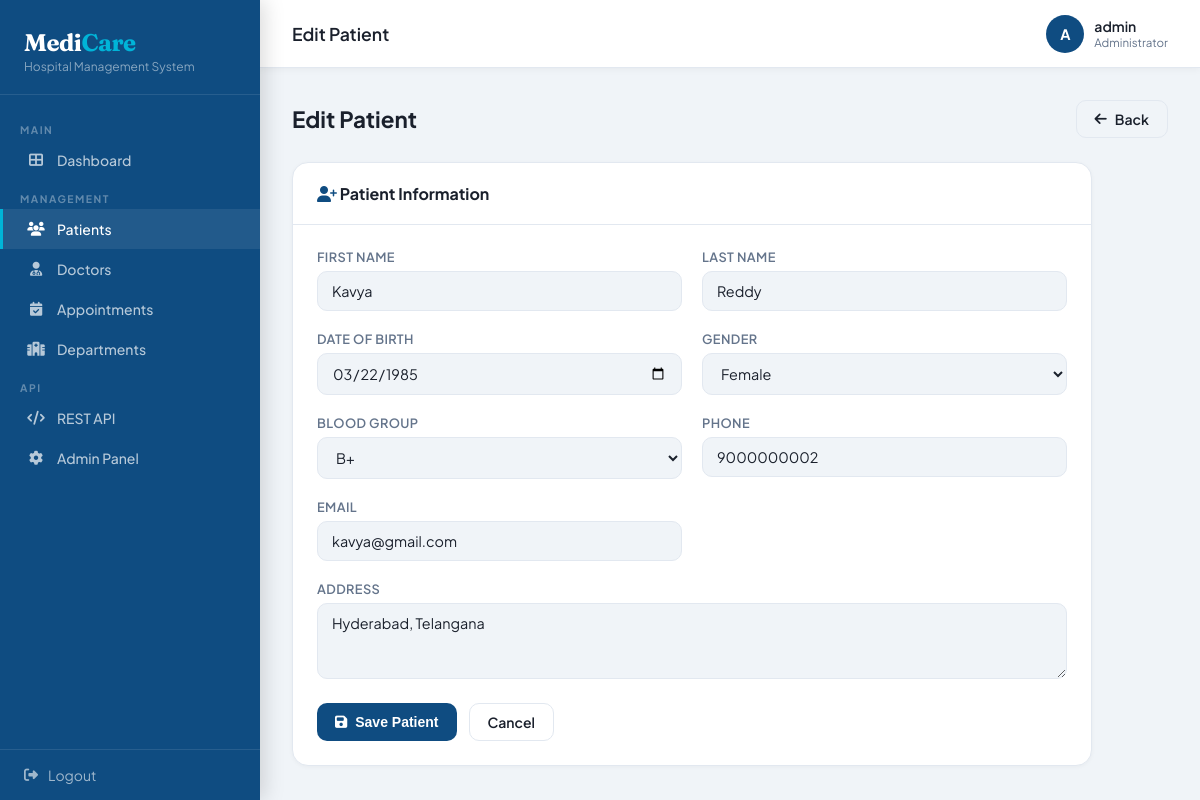
Screenshot of /patients/2/edit/ (signed in) with the database file from the repository.
### patients/models.py (models this page shows, shortened)
class Patient(models.Model):
    GENDER_CHOICES = [('M', 'Male'), ('F', 'Female'), ('O', 'Other')]
    BLOOD_CHOICES = [('A+','A+'),('A-','A-'),('B+','B+'),('B-','B-'),
                     ('AB+','AB+'),('AB-','AB-'),('O+','O+'),('O-','O-')]
    first_name    = models.CharField(max_length=100)
    last_name     = models.CharField(max_length=100)
    date_of_birth = models.DateField()
    gender        = models.CharField(max_length=1, choices=GENDER_CHOICES)
    blood_group   = models.CharField(max_length=3, choices=BLOOD_CHOICES)
    phone         = models.CharField(max_length=15)
    email         = models.EmailField(blank=True)
    address       = models.TextField()
    created_at    = models.DateTimeField(auto_now_add=True)

### patients/views.py (the view)
# urls.py: path('<int:pk>/edit/', views.patient_edit,  name='patient_edit'),
@login_required
def patient_edit(request, pk):
    patient = get_object_or_404(Patient, pk=pk)
    form = PatientForm(request.POST or None, instance=patient)
    if form.is_valid():
        form.save()
        messages.success(request, 'Patient updated successfully!')
        return redirect('patient_detail', pk=pk)
    return render(request, 'patients/form.html', {'form': form, 'title': 'Edit Patient'})

### patients/forms.py
class PatientForm(forms.ModelForm):
    class Meta:
        model = Patient
        fields = '__all__'
        widgets = {
            'date_of_birth': forms.DateInput(attrs={'type': 'date'}),
            'address': forms.Textarea(attrs={'rows': 3}),
        }

### patients/templates/patients/form.html (shortened to what this page needs)
{% extends 'core/base.html' %}
{% block page_title %}{{ title }}{% endblock %}
{% block content %}
<div class="page-header">
  <h2>{{ title }}</h2>
  <a href="{% url 'patient_list' %}" class="btn btn-outline"><i class="fas fa-arrow-left"></i> Back</a>
</div>
<div class="card" style="max-width:800px;">
  <div class="card-header"><span class="card-title"><i class="fas fa-user-plus" style="color:var(--primary)"></i> Patient Information</span></div>
  <div class="card-body">
    <form method="POST">
      <div class="form-grid">
        <div class="form-group">
          <label>First Name</label>
          {{ form.first_name }}
        </div>
        <div class="form-group">
          <label>Last Name</label>
          {{ form.last_name }}
        </div>
        <div class="form-group">
          <label>Date of Birth</label>
          {{ form.date_of_birth }}
        </div>
        <div class="form-group">
          <label>Gender</label>
          {{ form.gender }}
        </div>
        <div class="form-group">
          <label>Blood Group</label>
          {{ form.blood_group }}
        </div>
        <div class="form-group">
          <label>Phone</label>
          {{ form.phone }}
        </div>
        <div class="form-group">
          <label>Email</label>
          {{ form.email }}
        </div>
        <div class="form-group full">
          <label>Address</label>
          {{ form.address }}
        </div>
      </div>
      <div style="display:flex;gap:12px;margin-top:24px;">
        <button type="submit" class="btn btn-primary"><i class="fas fa-save"></i> Save Patient</button>
        <a href="{% url 'patient_list' %}" class="btn btn-outline">Cancel</a>
      </div>
    </form>
  </div>
</div>
{% endblock %}

### core/templates/core/base.html (shortened to what this page needs)
<!DOCTYPE html>
<html lang="en">
<head>
<link href="https://cdnjs.cloudflare.com/ajax/libs/font-awesome/6.4.0/css/all.min.css" rel="stylesheet">
</head>
<body>
{% if user.is_authenticated %}
<aside class="sidebar">
  <div class="sidebar-brand">
    <h1>Medi<span>Care</span></h1>
    <p>Hospital Management System</p>
  </div>
  <nav class="sidebar-nav">
    <div class="nav-section">Main</div>
    <a href="{% url 'dashboard' %}" class="nav-item {% if request.resolver_match.url_name == 'dashboard' %}active{% endif %}">
      <i class="fas fa-th-large"></i> Dashboard
    </a>
    <div class="nav-section">Management</div>
    <a href="{% url 'patient_list' %}" class="nav-item {% if 'patient' in request.resolver_match.url_name %}active{% endif %}">
      <i class="fas fa-users"></i> Patients
    </a>
    <a href="{% url 'doctor_list' %}" class="nav-item {% if 'doctor' in request.resolver_match.url_name %}active{% endif %}">
      <i class="fas fa-user-md"></i> Doctors
    </a>
    <a href="{% url 'appointment_list' %}" class="nav-item {% if 'appointment' in request.resolver_match.url_name %}active{% endif %}">
      <i class="fas fa-calendar-check"></i> Appointments
    </a>
    <a href="{% url 'department_list' %}" class="nav-item {% if 'department' in request.resolver_match.url_name %}active{% endif %}">
      <i class="fas fa-hospital"></i> Departments
    </a>
    <div class="nav-section">API</div>
    <a href="/api/" class="nav-item" target="_blank">
      <i class="fas fa-code"></i> REST API
    </a>
    <a href="/admin/" class="nav-item" target="_blank">
      <i class="fas fa-cog"></i> Admin Panel
    </a>
  </nav>
  <div class="sidebar-footer">
    <a href="{% url 'logout' %}"><i class="fas fa-sign-out-alt"></i> Logout</a>
  </div>
</aside>
{% endif %}
<div class="main">
  {% if user.is_authenticated %}
  <header class="topbar">
    <div class="topbar-title">{% block page_title %}Dashboard{% endblock %}</div>
    <div class="topbar-right">
      <div class="topbar-user">
        <div class="avatar">{{ user.username|slice:":1"|upper }}</div>
        <div>
          <div class="user-name">{{ user.username }}</div>
          <div style="font-size:.72rem;color:var(--muted)">Administrator</div>
        </div>
      </div>
    </div>
  </header>
  {% endif %}
  <div class="content">
    {% block content %}{% endblock %}
  </div>
</div>
</body>
</html>

### core/templates/core/base.html (style rules this page uses)
:root { --primary: #0f4c81; --primary-light: #1a6bb5; --accent: #00b4d8; --accent2: #06d6a0; --danger: #ef233c; --warning: #f9c74f; --bg: #f0f4f8; --card: #ffffff; --text: #1a202c; --muted: #64748b; --border: #e2e8f0; --sidebar-w: 260px; }
* { box-sizing: border-box; margin: 0; padding: 0; }
body { font-family: 'Plus Jakarta Sans', sans-serif; background: var(--bg); color: var(--text); display: flex; min-height: 100vh; }
.sidebar { width: var(--sidebar-w); background: var(--primary); position: fixed; top: 0; left: 0; height: 100vh; display: flex; flex-direction: column; z-index: 100; box-shadow: 4px 0 20px rgba(0,0,0,.15); }
.sidebar-brand { padding: 28px 24px 20px; border-bottom: 1px solid rgba(255,255,255,.1); }
.sidebar-brand h1 { font-family: 'Fraunces', serif; color: #fff; font-size: 1.5rem; letter-spacing: -.5px; }
.sidebar-brand span { color: var(--accent); }
.sidebar-brand p { color: rgba(255,255,255,.5); font-size: .75rem; margin-top: 2px; }
.sidebar-nav { flex: 1; padding: 16px 0; overflow-y: auto; }
.nav-section { padding: 12px 20px 4px; font-size: .65rem; font-weight: 700; letter-spacing: 1.5px; color: rgba(255,255,255,.35); text-transform: uppercase; }
.nav-item { display: flex; align-items: center; gap: 12px; padding: 11px 24px; color: rgba(255,255,255,.7); text-decoration: none; font-size: .875rem; font-weight: 500; transition: all .2s; border-left: 3px solid transparent; }
.nav-item:hover, .nav-item.active { background: rgba(255,255,255,.08); color: #fff; border-left-color: var(--accent); }
.nav-item i { width: 18px; text-align: center; }
.sidebar-footer { padding: 16px 24px; border-top: 1px solid rgba(255,255,255,.1); }
.sidebar-footer a { display: flex; align-items: center; gap: 10px; color: rgba(255,255,255,.6); font-size: .875rem; text-decoration: none; }
.main { margin-left: var(--sidebar-w); flex: 1; display: flex; flex-direction: column; min-height: 100vh; }
.topbar { background: var(--card); padding: 0 32px; height: 68px; display: flex; align-items: center; justify-content: space-between; border-bottom: 1px solid var(--border); position: sticky; top: 0; z-index: 50; box-shadow: 0 1px 8px rgba(0,0,0,.05); }
.topbar-title { font-size: 1.1rem; font-weight: 600; color: var(--text); }
.topbar-right { display: flex; align-items: center; gap: 16px; }
.topbar-user { display: flex; align-items: center; gap: 10px; }
.avatar { width: 38px; height: 38px; border-radius: 50%; background: var(--primary); color: #fff; display: flex; align-items: center; justify-content: center; font-weight: 700; font-size: .9rem; }
.user-name { font-size: .875rem; font-weight: 600; }
.content { padding: 32px; flex: 1; }
.card { background: var(--card); border-radius: 16px; border: 1px solid var(--border); box-shadow: 0 1px 4px rgba(0,0,0,.04); }
.card-header { padding: 20px 24px; border-bottom: 1px solid var(--border); display: flex; align-items: center; justify-content: space-between; }
.card-title { font-size: 1rem; font-weight: 700; }
.card-body { padding: 24px; }
.btn { display: inline-flex; align-items: center; gap: 8px; padding: 9px 18px; border-radius: 10px; font-size: .875rem; font-weight: 600; cursor: pointer; border: none; text-decoration: none; transition: all .2s; }
.btn-primary { background: var(--primary); color: #fff; }
.btn-outline { background: transparent; border: 1.5px solid var(--border); color: var(--text); }
.form-grid { display: grid; grid-template-columns: 1fr 1fr; gap: 20px; }
.form-group { display: flex; flex-direction: column; gap: 6px; }
.form-group.full { grid-column: 1 / -1; }
label { font-size: .8rem; font-weight: 600; color: var(--muted); text-transform: uppercase; letter-spacing: .4px; }
input, select, textarea { padding: 10px 14px; border: 1.5px solid var(--border); border-radius: 10px; font-family: inherit; font-size: .9rem; color: var(--text); background: var(--bg); transition: border .2s; }
.page-header { display: flex; align-items: center; justify-content: space-between; margin-bottom: 24px; }
.page-header h2 { font-size: 1.4rem; font-weight: 700; }

### rows the page displays
Patient: first_name "Kavya", last_name "Reddy", date_of_birth "03/22/1985", gender "Female", blood_group "B+", phone "9000000002", email "kavya@gmail.com", address "Hyderabad, Telangana"

### other values shown
{{ title }} "Edit Patient"
{{ user.username|slice:":1"|upper }} "A"
{{ user.username }} "admin"
